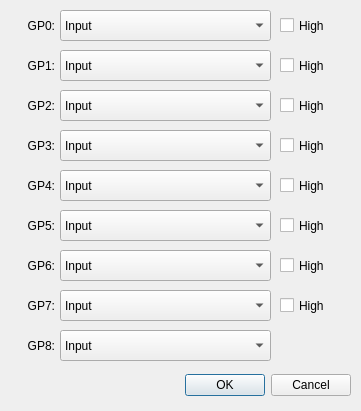
<?xml version="1.0" encoding="UTF-8"?>
<ui version="4.0">
 <class>ChipSettingsDialog</class>
 <widget class="QDialog" name="ChipSettingsDialog">
  <property name="geometry">
   <rect>
    <x>0</x>
    <y>0</y>
    <width>361</width>
    <height>411</height>
   </rect>
  </property>
  <property name="minimumSize">
   <size>
    <width>361</width>
    <height>411</height>
   </size>
  </property>
  <property name="maximumSize">
   <size>
    <width>361</width>
    <height>411</height>
   </size>
  </property>
  <property name="windowTitle">
   <string>Chip Settings</string>
  </property>
  <property name="windowIcon">
   <iconset resource="resources.qrc">
    <normaloff>:/icons/icons/active64.png</normaloff>
    <normalon>:/icons/icons/active64.png</normalon>
    <disabledoff>:/icons/icons/greyed64.png</disabledoff>
    <disabledon>:/icons/icons/greyed64.png</disabledon>
    <activeoff>:/icons/icons/active64.png</activeoff>
    <activeon>:/icons/icons/active64.png</activeon>
    <selectedoff>:/icons/icons/selected64.png</selectedoff>
    <selectedon>:/icons/icons/selected64.png</selectedon>:/icons/icons/active64.png</iconset>
  </property>
  <property name="locale">
   <locale language="English" country="UnitedStates"/>
  </property>
  <widget class="QDialogButtonBox" name="buttonBox">
   <property name="geometry">
    <rect>
     <x>10</x>
     <y>370</y>
     <width>341</width>
     <height>31</height>
    </rect>
   </property>
   <property name="orientation">
    <enum>Qt::Horizontal</enum>
   </property>
   <property name="standardButtons">
    <set>QDialogButtonBox::Cancel|QDialogButtonBox::Ok</set>
   </property>
  </widget>
  <widget class="QLabel" name="labelGP0">
   <property name="geometry">
    <rect>
     <x>10</x>
     <y>17</y>
     <width>45</width>
     <height>17</height>
    </rect>
   </property>
   <property name="text">
    <string>GP0:</string>
   </property>
   <property name="alignment">
    <set>Qt::AlignRight|Qt::AlignTrailing|Qt::AlignVCenter</set>
   </property>
  </widget>
  <widget class="QComboBox" name="comboBoxGP0">
   <property name="geometry">
    <rect>
     <x>60</x>
     <y>10</y>
     <width>211</width>
     <height>31</height>
    </rect>
   </property>
   <item>
    <property name="text">
     <string>Input</string>
    </property>
   </item>
   <item>
    <property name="text">
     <string>Output</string>
    </property>
   </item>
   <item>
    <property name="text">
     <string>Chip select</string>
    </property>
   </item>
  </widget>
  <widget class="QCheckBox" name="checkBoxGP0DefaultValue">
   <property name="geometry">
    <rect>
     <x>280</x>
     <y>15</y>
     <width>71</width>
     <height>21</height>
    </rect>
   </property>
   <property name="text">
    <string>High</string>
   </property>
  </widget>
  <widget class="QLabel" name="labelGP1">
   <property name="geometry">
    <rect>
     <x>10</x>
     <y>57</y>
     <width>45</width>
     <height>17</height>
    </rect>
   </property>
   <property name="text">
    <string>GP1:</string>
   </property>
   <property name="alignment">
    <set>Qt::AlignRight|Qt::AlignTrailing|Qt::AlignVCenter</set>
   </property>
  </widget>
  <widget class="QComboBox" name="comboBoxGP1">
   <property name="geometry">
    <rect>
     <x>60</x>
     <y>50</y>
     <width>211</width>
     <height>31</height>
    </rect>
   </property>
   <item>
    <property name="text">
     <string>Input</string>
    </property>
   </item>
   <item>
    <property name="text">
     <string>Output</string>
    </property>
   </item>
   <item>
    <property name="text">
     <string>Chip select</string>
    </property>
   </item>
  </widget>
  <widget class="QCheckBox" name="checkBoxGP1DefaultValue">
   <property name="geometry">
    <rect>
     <x>280</x>
     <y>55</y>
     <width>71</width>
     <height>21</height>
    </rect>
   </property>
   <property name="text">
    <string>High</string>
   </property>
  </widget>
  <widget class="QLabel" name="labelGP2">
   <property name="geometry">
    <rect>
     <x>10</x>
     <y>97</y>
     <width>45</width>
     <height>17</height>
    </rect>
   </property>
   <property name="text">
    <string>GP2:</string>
   </property>
   <property name="alignment">
    <set>Qt::AlignRight|Qt::AlignTrailing|Qt::AlignVCenter</set>
   </property>
  </widget>
  <widget class="QComboBox" name="comboBoxGP2">
   <property name="geometry">
    <rect>
     <x>60</x>
     <y>90</y>
     <width>211</width>
     <height>31</height>
    </rect>
   </property>
   <item>
    <property name="text">
     <string>Input</string>
    </property>
   </item>
   <item>
    <property name="text">
     <string>Output</string>
    </property>
   </item>
   <item>
    <property name="text">
     <string>Chip select</string>
    </property>
   </item>
   <item>
    <property name="text">
     <string>Suspend</string>
    </property>
   </item>
  </widget>
  <widget class="QCheckBox" name="checkBoxGP2DefaultValue">
   <property name="geometry">
    <rect>
     <x>280</x>
     <y>95</y>
     <width>71</width>
     <height>21</height>
    </rect>
   </property>
   <property name="text">
    <string>High</string>
   </property>
  </widget>
  <widget class="QLabel" name="labelGP3">
   <property name="geometry">
    <rect>
     <x>10</x>
     <y>137</y>
     <width>45</width>
     <height>17</height>
    </rect>
   </property>
   <property name="text">
    <string>GP3:</string>
   </property>
   <property name="alignment">
    <set>Qt::AlignRight|Qt::AlignTrailing|Qt::AlignVCenter</set>
   </property>
  </widget>
  <widget class="QComboBox" name="comboBoxGP3">
   <property name="geometry">
    <rect>
     <x>60</x>
     <y>130</y>
     <width>211</width>
     <height>31</height>
    </rect>
   </property>
   <item>
    <property name="text">
     <string>Input</string>
    </property>
   </item>
   <item>
    <property name="text">
     <string>Output</string>
    </property>
   </item>
   <item>
    <property name="text">
     <string>Chip select</string>
    </property>
   </item>
   <item>
    <property name="text">
     <string>SPI transfer LED</string>
    </property>
   </item>
  </widget>
  <widget class="QCheckBox" name="checkBoxGP3DefaultValue">
   <property name="geometry">
    <rect>
     <x>280</x>
     <y>135</y>
     <width>71</width>
     <height>21</height>
    </rect>
   </property>
   <property name="text">
    <string>High</string>
   </property>
  </widget>
  <widget class="QLabel" name="labelGP4">
   <property name="geometry">
    <rect>
     <x>10</x>
     <y>177</y>
     <width>45</width>
     <height>17</height>
    </rect>
   </property>
   <property name="text">
    <string>GP4:</string>
   </property>
   <property name="alignment">
    <set>Qt::AlignRight|Qt::AlignTrailing|Qt::AlignVCenter</set>
   </property>
  </widget>
  <widget class="QComboBox" name="comboBoxGP4">
   <property name="geometry">
    <rect>
     <x>60</x>
     <y>170</y>
     <width>211</width>
     <height>31</height>
    </rect>
   </property>
   <item>
    <property name="text">
     <string>Input</string>
    </property>
   </item>
   <item>
    <property name="text">
     <string>Output</string>
    </property>
   </item>
   <item>
    <property name="text">
     <string>Chip select</string>
    </property>
   </item>
   <item>
    <property name="text">
     <string>USB low power</string>
    </property>
   </item>
  </widget>
  <widget class="QCheckBox" name="checkBoxGP4DefaultValue">
   <property name="geometry">
    <rect>
     <x>280</x>
     <y>175</y>
     <width>71</width>
     <height>21</height>
    </rect>
   </property>
   <property name="text">
    <string>High</string>
   </property>
  </widget>
  <widget class="QLabel" name="labelGP5">
   <property name="geometry">
    <rect>
     <x>10</x>
     <y>217</y>
     <width>45</width>
     <height>17</height>
    </rect>
   </property>
   <property name="text">
    <string>GP5:</string>
   </property>
   <property name="alignment">
    <set>Qt::AlignRight|Qt::AlignTrailing|Qt::AlignVCenter</set>
   </property>
  </widget>
  <widget class="QComboBox" name="comboBoxGP5">
   <property name="geometry">
    <rect>
     <x>60</x>
     <y>210</y>
     <width>211</width>
     <height>31</height>
    </rect>
   </property>
   <item>
    <property name="text">
     <string>Input</string>
    </property>
   </item>
   <item>
    <property name="text">
     <string>Output</string>
    </property>
   </item>
   <item>
    <property name="text">
     <string>Chip select</string>
    </property>
   </item>
   <item>
    <property name="text">
     <string>USB configured</string>
    </property>
   </item>
  </widget>
  <widget class="QCheckBox" name="checkBoxGP5DefaultValue">
   <property name="geometry">
    <rect>
     <x>280</x>
     <y>215</y>
     <width>71</width>
     <height>21</height>
    </rect>
   </property>
   <property name="text">
    <string>High</string>
   </property>
  </widget>
  <widget class="QLabel" name="labelGP6">
   <property name="geometry">
    <rect>
     <x>10</x>
     <y>257</y>
     <width>45</width>
     <height>17</height>
    </rect>
   </property>
   <property name="text">
    <string>GP6:</string>
   </property>
   <property name="alignment">
    <set>Qt::AlignRight|Qt::AlignTrailing|Qt::AlignVCenter</set>
   </property>
  </widget>
  <widget class="QComboBox" name="comboBoxGP6">
   <property name="geometry">
    <rect>
     <x>60</x>
     <y>250</y>
     <width>211</width>
     <height>31</height>
    </rect>
   </property>
   <item>
    <property name="text">
     <string>Input</string>
    </property>
   </item>
   <item>
    <property name="text">
     <string>Output</string>
    </property>
   </item>
   <item>
    <property name="text">
     <string>Chip select</string>
    </property>
   </item>
   <item>
    <property name="text">
     <string>External interrupt</string>
    </property>
   </item>
  </widget>
  <widget class="QCheckBox" name="checkBoxGP6DefaultValue">
   <property name="geometry">
    <rect>
     <x>280</x>
     <y>255</y>
     <width>71</width>
     <height>21</height>
    </rect>
   </property>
   <property name="text">
    <string>High</string>
   </property>
  </widget>
  <widget class="QLabel" name="labelGP7">
   <property name="geometry">
    <rect>
     <x>10</x>
     <y>297</y>
     <width>45</width>
     <height>17</height>
    </rect>
   </property>
   <property name="text">
    <string>GP7:</string>
   </property>
   <property name="alignment">
    <set>Qt::AlignRight|Qt::AlignTrailing|Qt::AlignVCenter</set>
   </property>
  </widget>
  <widget class="QComboBox" name="comboBoxGP7">
   <property name="geometry">
    <rect>
     <x>60</x>
     <y>290</y>
     <width>211</width>
     <height>31</height>
    </rect>
   </property>
   <item>
    <property name="text">
     <string>Input</string>
    </property>
   </item>
   <item>
    <property name="text">
     <string>Output</string>
    </property>
   </item>
   <item>
    <property name="text">
     <string>Chip select</string>
    </property>
   </item>
   <item>
    <property name="text">
     <string>SPI bus release ACK</string>
    </property>
   </item>
  </widget>
  <widget class="QCheckBox" name="checkBoxGP7DefaultValue">
   <property name="geometry">
    <rect>
     <x>280</x>
     <y>295</y>
     <width>71</width>
     <height>21</height>
    </rect>
   </property>
   <property name="text">
    <string>High</string>
   </property>
  </widget>
  <widget class="QLabel" name="labelGP8">
   <property name="geometry">
    <rect>
     <x>10</x>
     <y>337</y>
     <width>45</width>
     <height>17</height>
    </rect>
   </property>
   <property name="text">
    <string>GP8:</string>
   </property>
   <property name="alignment">
    <set>Qt::AlignRight|Qt::AlignTrailing|Qt::AlignVCenter</set>
   </property>
  </widget>
  <widget class="QComboBox" name="comboBoxGP8">
   <property name="geometry">
    <rect>
     <x>60</x>
     <y>330</y>
     <width>211</width>
     <height>31</height>
    </rect>
   </property>
   <item>
    <property name="text">
     <string>Input</string>
    </property>
   </item>
   <item>
    <property name="text">
     <string>SPI bus release REQ</string>
    </property>
   </item>
  </widget>
 </widget>
 <tabstops>
  <tabstop>comboBoxGP0</tabstop>
  <tabstop>checkBoxGP0DefaultValue</tabstop>
  <tabstop>comboBoxGP1</tabstop>
  <tabstop>checkBoxGP1DefaultValue</tabstop>
  <tabstop>comboBoxGP2</tabstop>
  <tabstop>checkBoxGP2DefaultValue</tabstop>
  <tabstop>comboBoxGP3</tabstop>
  <tabstop>checkBoxGP3DefaultValue</tabstop>
  <tabstop>comboBoxGP4</tabstop>
  <tabstop>checkBoxGP4DefaultValue</tabstop>
  <tabstop>comboBoxGP5</tabstop>
  <tabstop>checkBoxGP5DefaultValue</tabstop>
  <tabstop>comboBoxGP6</tabstop>
  <tabstop>checkBoxGP6DefaultValue</tabstop>
  <tabstop>comboBoxGP7</tabstop>
  <tabstop>checkBoxGP7DefaultValue</tabstop>
  <tabstop>comboBoxGP8</tabstop>
 </tabstops>
 <resources>
  <include location="resources.qrc"/>
 </resources>
 <connections>
  <connection>
   <sender>buttonBox</sender>
   <signal>accepted()</signal>
   <receiver>ChipSettingsDialog</receiver>
   <slot>accept()</slot>
   <hints>
    <hint type="sourcelabel">
     <x>180</x>
     <y>385</y>
    </hint>
    <hint type="destinationlabel">
     <x>180</x>
     <y>205</y>
    </hint>
   </hints>
  </connection>
  <connection>
   <sender>buttonBox</sender>
   <signal>rejected()</signal>
   <receiver>ChipSettingsDialog</receiver>
   <slot>reject()</slot>
   <hints>
    <hint type="sourcelabel">
     <x>180</x>
     <y>385</y>
    </hint>
    <hint type="destinationlabel">
     <x>180</x>
     <y>205</y>
    </hint>
   </hints>
  </connection>
 </connections>
</ui>
